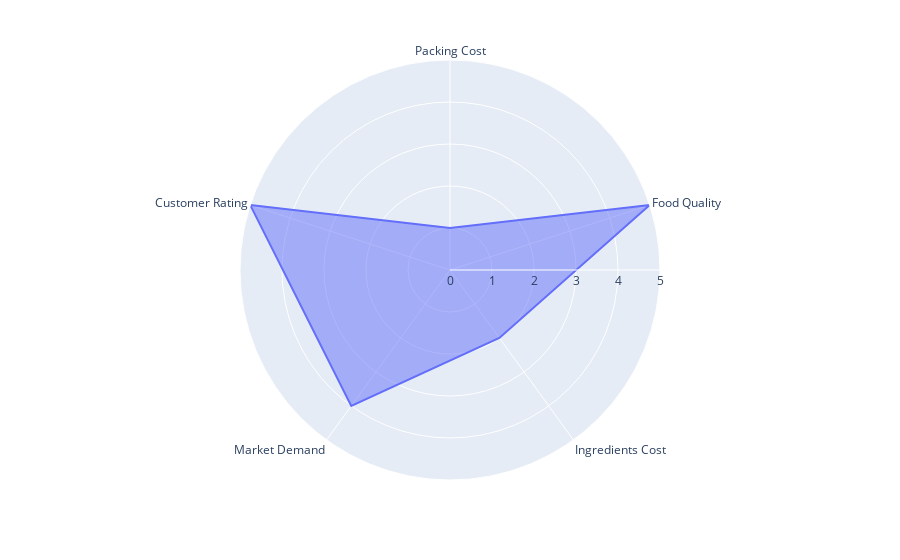

The notebook cell saved with this chart:
### Code cell
fig = px.line_polar(food_data, r='item_rating', theta = 'criteria',line_close=True)
fig.update_traces(fill='toself')
fig.show()

### Figure 1 — Plotly figure (JSON) as saved in the notebook; plotly's stock layout.template omitted (floating-point values rounded to 4 significant figures)
{"data": [{"fill": "toself", "hovertemplate": "item_rating=%{r}<br>criteria=%{theta}<extra></extra>", "legendgroup": "", "line": {"color": "#636efa", "dash": "solid"}, "marker": {"symbol": "circle"}, "mode": "lines", "name": "", "r": [1, 5, 2, 4, 5, 1], "showlegend": false, "subplot": "polar", "theta": ["Packing Cost", "Food Quality", "Ingredients Cost", "Market Demand", "Customer Rating", "Packing Cost"], "type": "scatterpolar"}], "layout": {"legend": {"tracegroupgap": 0}, "margin": {"t": 60}, "polar": {"angularaxis": {"direction": "clockwise", "rotation": 90}, "domain": {"x": [0, 1], "y": [0, 1]}}}}
